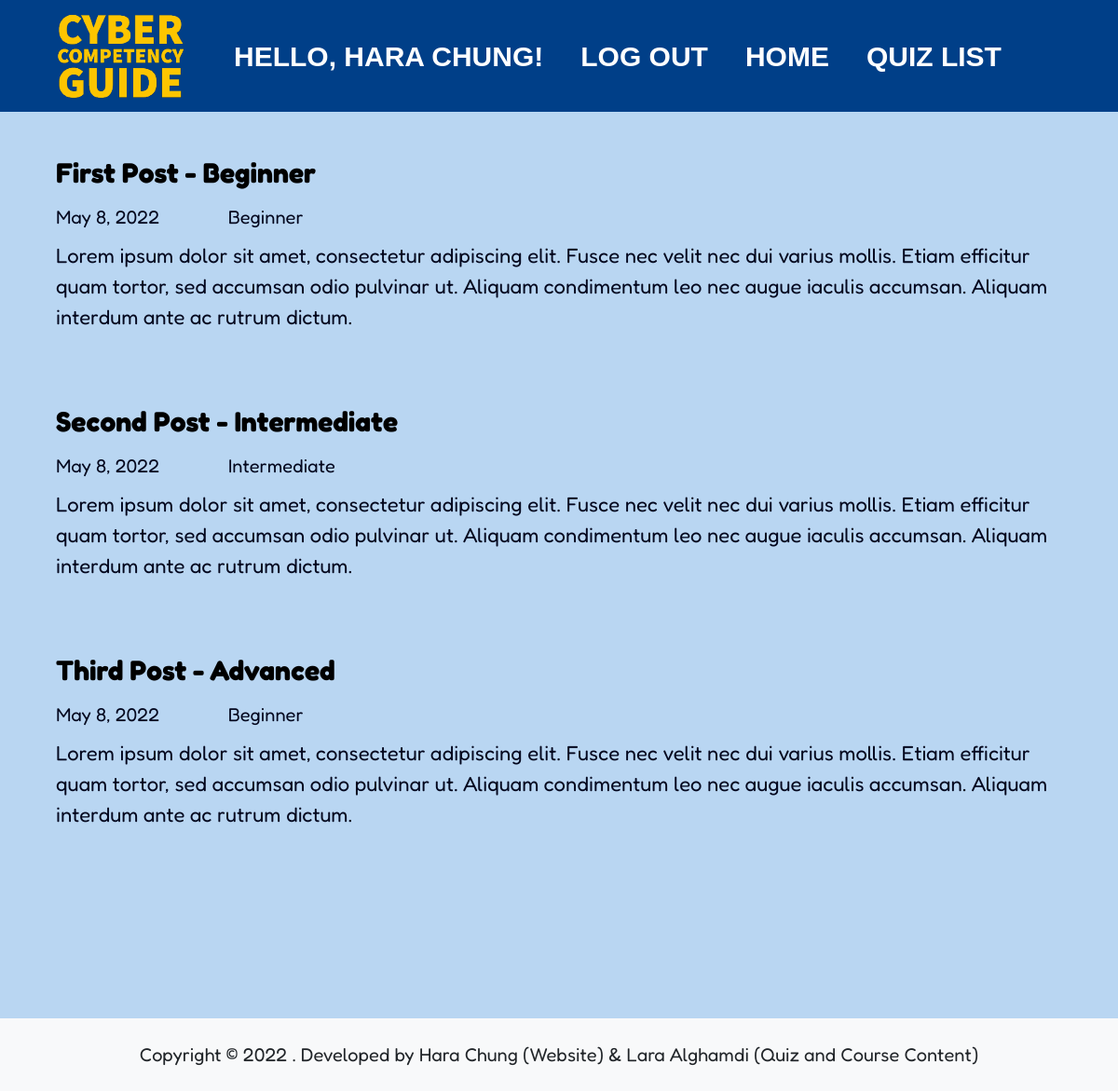
The app's page /course/ (signed in) with its own data.
### Account/models.py (models this page shows, shortened)
class User(AbstractUser):
    username = models.CharField(max_length=100, unique=True)
    email = models.EmailField(max_length=255)
    first_name = models.CharField(max_length=50)
    last_name = models.CharField(max_length=50)
    date_joined = models.DateTimeField(verbose_name='Date joined', auto_now_add=True)
    last_login = models.DateTimeField(verbose_name='Last login', auto_now=True)
    is_active = models.BooleanField(default=True)
    is_admin = models.BooleanField(default=False)
    is_staff = models.BooleanField(default=False)
    is_superuser = models.BooleanField(default=False)
    USERNAME_FIELD = 'username'
    REQUIRED_FIELDS = ['email', 'first_name', 'last_name']
    objects = UserManager()

### Course/models.py (models this page shows, shortened)
class Post(models.Model):
    title = models.CharField(max_length=300, unique=True)
    slug = models.SlugField(max_length=300, unique=True)
    content = models.TextField(default='')
    category = models.CharField(max_length=25, choices=CATEGORY, default=0)
    created_at = models.DateField(auto_now_add=True)
    class Meta:
        ordering = ['created_at']

### Course/views.py (the view)
# urls.py: path('course/', views.PostList.as_view(), name='course'),
class PostList(LoginRequiredMixin, generic.ListView):
    queryset = Post.objects.order_by('-created_at')
    template_name = 'course.html'
    login_url = '/login'
    def get_queryset(self):
        return Post.objects.all()
    def get_context_data(self, **kwargs):
        context = super(PostList, self).get_context_data(**kwargs)
        context['navbar'] = 'courses'
        return context

### templates/course.html (shortened to what this page needs)
{% extends 'base.html' %}
{% block body %}
    {% for post in post_list %}
        <section class="section page-title" style="padding: 50px 0;">
        <div class="container">
            <form method="POST">
                <div class="col-sm-12 m-auto course-container">
                    <h3 class="course_title"><a
                            href="{% url 'course_app:course_posts' post.slug %}">{{ post.title }}</a>
                    </h3>
                    <div class="row date_category_container">
                        <p class="col-sm-2 course_date_category">{{ post.created_at }}</p>
                        <p class="col-sm course_date_category">{{ post.category }}</p>
                    </div>
                    <p>{{ post.content| slice:":250"| safe }}</p>
                </div>
            </form>
        </div>
    {% endfor %}
</section>
{% endblock %}

### templates/base.html (shortened to what this page needs)
{% load static %}
<!DOCTYPE html>
<html lang="en">
<head>
    <link rel="stylesheet" href="{% static "bootstrap/bootstrap.min.css" %}">
    <link rel="stylesheet" href="{% static 'css/slick.css' %}">
    <link rel="stylesheet" href="{% static 'css/slick-theme.css' %}">
    <link href="{% static 'css/style.css' %}" rel="stylesheet">
</head>
<body class="body-wrapper" data-spy="scroll" data-target=".privacy-nav">
<nav class="navbar main-nav navbar-expand-lg px-2 px-sm-0 py-2 py-lg-0">
    <div class="container">
        <a class="navbar-brand" href="{% url 'index' %}"><img src="{% static "assets/logo.png" %}" alt="logo"></a>
        <div class="collapse navbar-collapse" id="navbarNav">
            <ul class="navbar-nav ml-auto">
                <li class="nav-item">
                    {% if request.user.is_authenticated %}
                        <p class="nav-link">Hello, {{ request.user.first_name }} {{ request.user.last_name }}!
                        </p>
                        </li>
                        <li class="nav-item">
                            <a class="nav-link" href="{% url 'account_app:logout' %}">Log out</a>
                        </li>
                    {% endif %}
                <li class="nav-item {% if navbar == 'index' %} active {% endif %}">
                    <a class="nav-link" href="{% url 'index' %}">Home</a>
                </li>
                <li class="nav-item {% if navbar == 'quiz_list' %} active {% endif %}">
                    <a class="nav-link" href="{% url 'quiz_app:quiz_list' %}">Quiz List</a>
                </li>
            </ul>
        </div>
    </div>
</nav>
{% block body %}
{% endblock %}
<footer>
    <div class="text-center bg-light py-4">
        <small class="footer-credit">Copyright &copy;
            . Developed by Hara Chung (Website) & Lara Alghamdi (Quiz and Course Content)</small>
    </div>
</footer>
</body>
</html>

### static/css/style.css (style rules this page uses)
body { font-family: "Fredoka", sans-serif; -webkit-font-smoothing: antialiased; background-color: #b9d6f2; min-height: 400px; margin-bottom: 100px; clear: both; }
h1, h2, h3, h4, h5, h6 { font-family: "Fredoka", sans-serif; color: #000; font-weight: 300; }
h3 { font-size: 30px; line-height: 30px; }
p, li, blockquote, label { font-size: 22px; color: #03071e; margin-bottom: 0; }
a { font-size: inherit; color: inherit; }
.section { padding: 100px 0; }
.page-title { text-align: center; }
.main-nav { background: #003f88; z-index: 1; }
.navbar-nav { display: contents !important; }
.main-nav .navbar-brand { padding: 10px; }
.main-nav .navbar-nav .nav-item { position: relative; font-family: "Fredokae", sans-serif; width: max-content; width: -moz-max-content; }
.main-nav .navbar-nav .nav-item .nav-link { display: flex; flex-wrap: wrap; -ms-flex-wrap: wrap; -webkit-flex-wrap: wrap; position: relative; text-align: center; font-size: 30px; text-transform: uppercase; font-weight: 600; color: #fff; padding-left: 20px; padding-right: 20px; line-height: 45px; }
footer { position: fixed; bottom: 0; width: 100%; }
.footer-credit { font-size: 20px; font-family: "Fredoka"; }
.course-container { text-align: -webkit-left; }
.course_title { font-weight: bold; }
.course-container { padding-bottom: 30px; }
.course_date_category { font-size: 20px; padding-top: 10px; padding-bottom: 10px; }

### templates/course.html (style rules this page uses)
body { font-family: "Fredoka" }

### records on screen
User: user.first_name "HARA", user.last_name "CHUNG"
Post: title "First Post - Beginner", created_at "May 8, 2022", category "Beginner", content "Lorem ipsum dolor sit amet, consectetur adipiscing elit. Fusce nec velit nec dui varius mollis. Etiam efficitur quam tortor, sed accumsan odio pulvinar ut. Aliquam condimentum leo nec augue iaculis accumsan. Aliquam interdum ante ac rutrum dictum."
Post: title "Second Post - Intermediate", created_at "May 8, 2022", category "Intermediate", content "Lorem ipsum dolor sit amet, consectetur adipiscing elit. Fusce nec velit nec dui varius mollis. Etiam efficitur quam tortor, sed accumsan odio pulvinar ut. Aliquam condimentum leo nec augue iaculis accumsan. Aliquam interdum ante ac rutrum dictum."
Post: title "Third Post - Advanced", created_at "May 8, 2022", category "Beginner", content "Lorem ipsum dolor sit amet, consectetur adipiscing elit. Fusce nec velit nec dui varius mollis. Etiam efficitur quam tortor, sed accumsan odio pulvinar ut. Aliquam condimentum leo nec augue iaculis accumsan. Aliquam interdum ante ac rutrum dictum."
